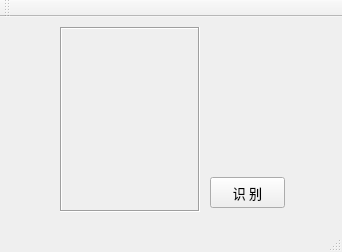
<?xml version="1.0" encoding="UTF-8"?>
<ui version="4.0">
 <class>MainWindow</class>
 <widget class="QMainWindow" name="MainWindow">
  <property name="geometry">
   <rect>
    <x>0</x>
    <y>0</y>
    <width>342</width>
    <height>252</height>
   </rect>
  </property>
  <property name="windowTitle">
   <string>人 脸 识 别</string>
  </property>
  <widget class="QWidget" name="centralWidget">
   <widget class="QLabel" name="viewLabel">
    <property name="geometry">
     <rect>
      <x>60</x>
      <y>10</y>
      <width>140</width>
      <height>185</height>
     </rect>
    </property>
    <property name="frameShape">
     <enum>QFrame::Box</enum>
    </property>
    <property name="frameShadow">
     <enum>QFrame::Sunken</enum>
    </property>
    <property name="text">
     <string/>
    </property>
   </widget>
   <widget class="QPushButton" name="detectPushButton">
    <property name="geometry">
     <rect>
      <x>210</x>
      <y>160</y>
      <width>75</width>
      <height>31</height>
     </rect>
    </property>
    <property name="font">
     <font>
      <family>微软雅黑</family>
      <pointsize>10</pointsize>
     </font>
    </property>
    <property name="text">
     <string>识 别</string>
    </property>
   </widget>
  </widget>
  <widget class="QMenuBar" name="menuBar">
   <property name="geometry">
    <rect>
     <x>0</x>
     <y>0</y>
     <width>342</width>
     <height>23</height>
    </rect>
   </property>
  </widget>
  <widget class="QToolBar" name="mainToolBar">
   <attribute name="toolBarArea">
    <enum>TopToolBarArea</enum>
   </attribute>
   <attribute name="toolBarBreak">
    <bool>false</bool>
   </attribute>
  </widget>
  <widget class="QStatusBar" name="statusBar"/>
 </widget>
 <layoutdefault spacing="6" margin="11"/>
 <resources/>
 <connections/>
</ui>
